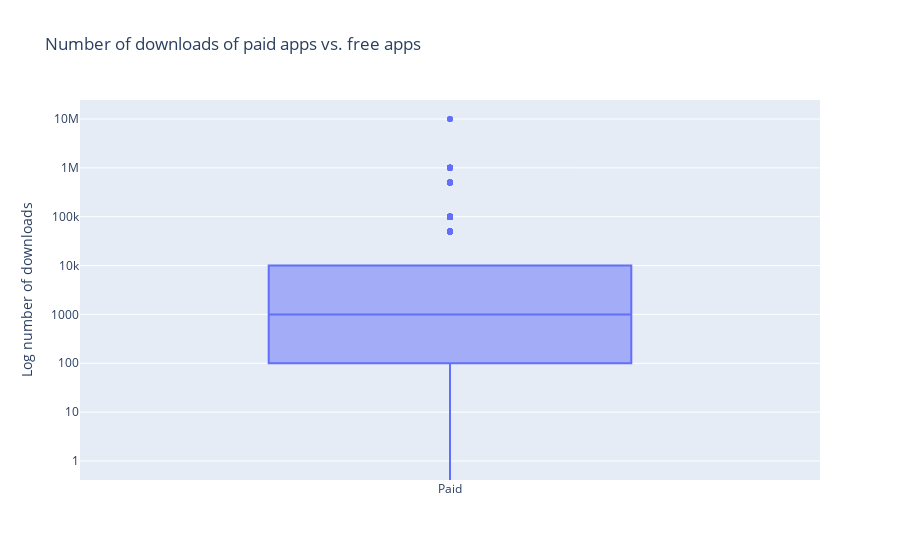

The code cell stored with this chart in its notebook:
### Code cell
trace0 = go.Box(
    # Data for paid apps
    y = apps[apps['Type'] == 'Paid']['Installs'],
    name = 'Paid'
)

trace1 = go.Box(
    # Data for free apps
    y = apps[apps['Type'] == 'Unpaid']['Installs'],
    name = 'Free'
)

layout = go.Layout(
    title = "Number of downloads of paid apps vs. free apps",
    yaxis = dict(title = "Log number of downloads",
                type = 'log',
                autorange = True)
)

# Add trace0 and trace1 to a list for plotting
data = [trace0, trace1]
plotly.offline.iplot({'data': data, 'layout': layout})

### Figure 1 — Plotly figure (JSON) as saved in the notebook; plotly's stock layout.template omitted (floating-point values rounded to 4 significant figures; data arrays with more than 128 entries replaced by an {"elided": "..."} marker saying what was removed)
{"data": [{"name": "Paid", "type": "box", "y": {"elided": "756 int values"}}, {"name": "Free", "type": "box", "y": []}], "layout": {"title": {"text": "Number of downloads of paid apps vs. free apps"}, "yaxis": {"autorange": true, "title": {"text": "Log number of downloads"}, "type": "log"}}}
